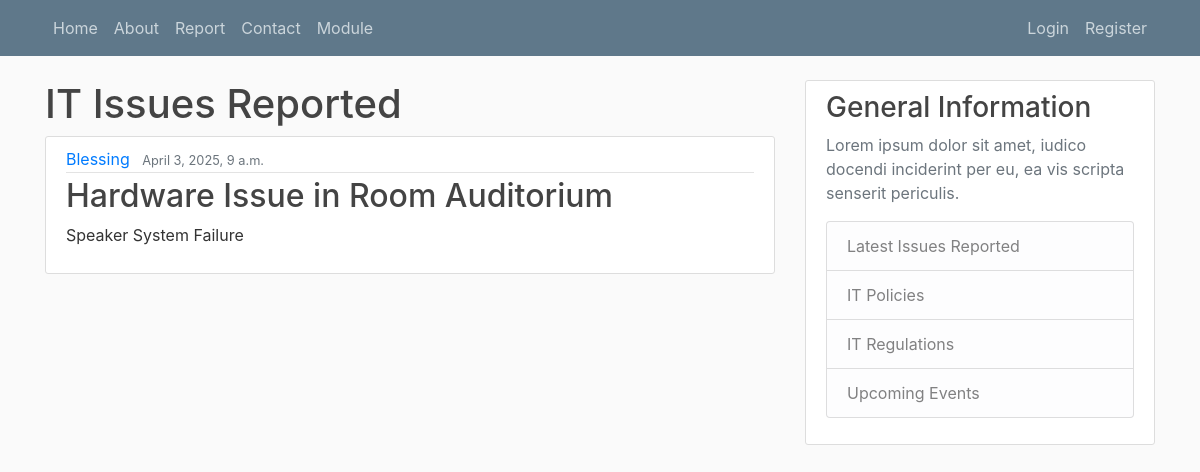
The page /issue/10 on the database as committed earlier.
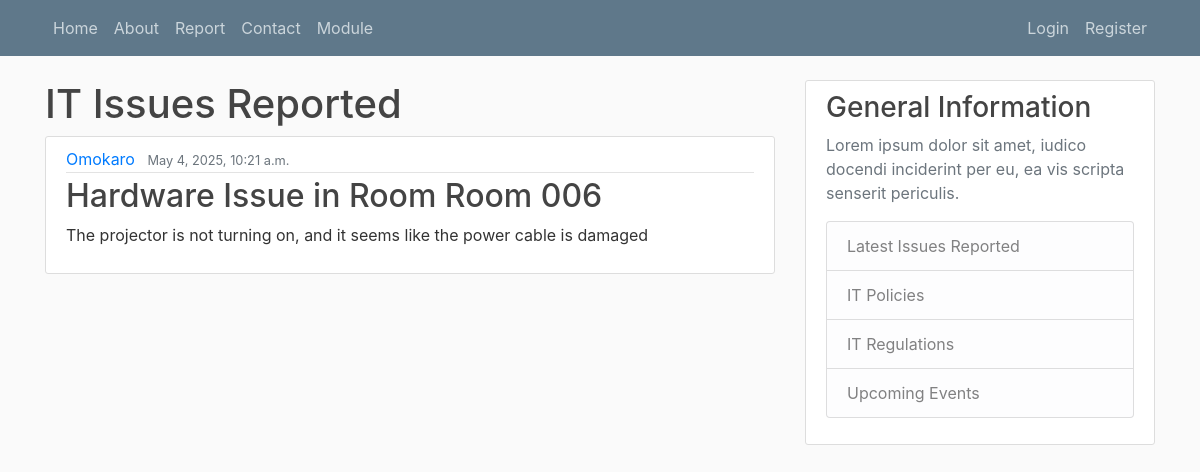
The same page on the database as committed later.
### itreporting/models.py (models this page shows, shortened)
class Issue(models.Model):
    type = models.CharField(max_length=100, choices = [('Hardware', 'Hardware'), ('Software', 'Software')])
    room = models.CharField(max_length=100)
    urgent = models.BooleanField(default = False)
    details = models.TextField()
    date_submitted = models.DateTimeField(default=timezone.now)
    description = models.TextField()
    author = models.ForeignKey(User, related_name = 'issues', on_delete=models.CASCADE)

### itreporting/views.py (the view)
# urls.py: path('issue/<int:pk>', PostDetailView.as_view(), name = 'issue-detail'),
class PostDetailView(DetailView):
    model = Issue
    template_name = 'itreporting/issue_detail.html'

### itreporting/templates/itreporting/issue_detail.html
{% extends "itreporting/base.html" %}
{% block content %}
    <h1>IT Issues Reported</h1>
    <article class="media content-section">
        <div class="media-body">
            <div class="article-metadata">
                <a class="mr-2" href="{% url 'itreporting:user-issues' object.author.username %}">{{ object.author }}</a>
                <small class="text-muted">{{ object.date_submitted }}</small>
            </div>
            <h2 class="article-title">{{ object.type    }} Issue in Room {{object.room}}</h2>
            <p class="article-content">{{ object.details }}</p>
        </div>
    </article>
{% endblock %}

Rows that differ between the two databases and show on the page:
changed Issue "Hardware": author "Blessing" → "Omokaro"; date_submitted "April 3, 2025, 9 a.m." → "May 4, 2025, 10:21 a.m."; room "Auditorium" → "Room 006"; details "Speaker System Failure" → "The projector is not turning on, and it seems like the power cable is damaged"
